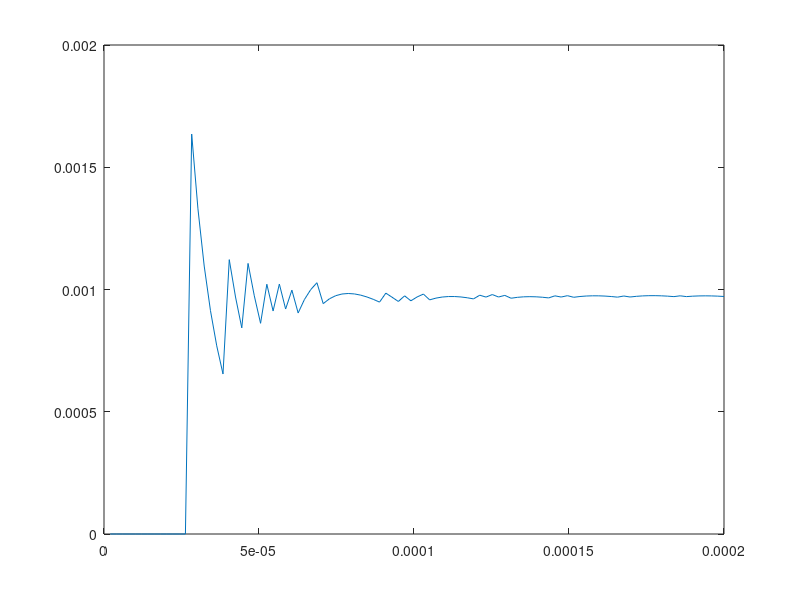
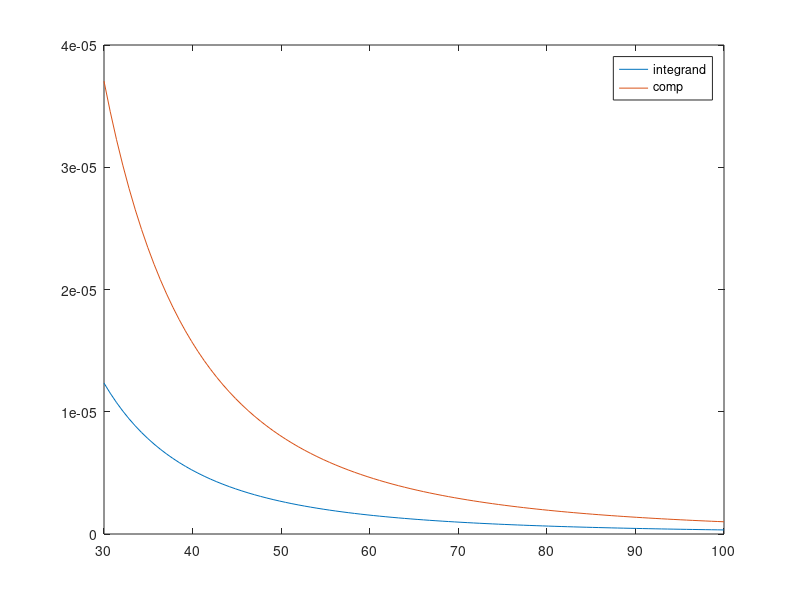

Source code (MATLAB) for these figures, in order: (Note: this script raises an error after producing the figures.)
clc; clear; close all; format long;
% Integral med förbehandling
% Goal: numeric approximation within 1e-9 tolerance.
integrand = @(x) (1 - exp(-(x./7).^3)) ./ (3.*x.^3);

% Ceriet Gabriel Olof
% Gustav Karlander

% Robin gunnarson
% Erik Gelfsgren

% Johan Liu
% Axel Ström

% Mats "David" Hapanees
% Anderw mc pheson

% Markkus Lindgren
% Anton yakubenko

% Cassandra Oscarson
% Lykke Throne-Holst

% a. Plot from x = 0 to x = 50
figure(1)
x_vector = linspace(0, 2*10^(-4)); figure(1);
plot(x_vector, integrand(x_vector))
figure(4)
x_vector = linspace(30, 100);
plot(x_vector, integrand(x_vector))
hold on % let's plot our comparison integrand
plot(x_vector, 1./ x_vector.^3); legend("integrand", "comp")
% Why does it fluctuate so much in the beginning?
% It should be smooth, the integrand is a composition of
% continuous functions. ... but it's almost a division by
% zeros in the very beginning. 
figure(2); image(imread('geogebra_fluctuations.png'))
figure(3); image(imread('geogebra_fluctuations_2.png'))
% It has to have to with machine error of some kind, right?
% Both geogebra and Matlab struggle to evaluate the integrand
% near the vertical asymptot at x = 0.
% Thought: Analytically you *should* be able to punch in
% something like x = 1e-6. That'd get you something like
% 1/ 1e-18. But that's below machine epsilon, around 2e-16
% also 1e+18 is hella large, but maybe Matlab can deal with
% that, I don't know. But the division should be problematic.
% So it defaults to setting the value to zero? And then
% it freaks out? ... I'll have to ask around.

% never mind, it becomes someting close to 0 / 0. Idk.
% you never now what smallest of things make all the
% difference. I can quantify the smallness: 1/375.
% Putting that value in the trapezoid rule is easiest,
% otherwise do an integral estimation. abs(Imax - Imin).
% Also focus on the bright side of life. Egao wo Dozo.
% b. Comparison integral is 1 / 3x^3. 
% E <= 1 / (6B^2).
% B = 1e+5 gives E <= 1/6e+10
% Don't be too greedy maybe, we're approaching eps.

% c. Set it equal to ... it looks alot (especially in Geogebra)
% like the fluctuations cancel out. And I have no clue what
% happens around abs(x) < .2*1e-4, but judging from the
% behavious in geogebra I'd maybe make the bold claim it's
% a straight line of y = 1. It's essentially 0 / 0.

B = 1e+5;
x_vector = linspace(0, B); figure(5);
plot(x_vector, integrand(x_vector))

% Solution to the fluctuation
% now, this might not be very mathematical, but especially in 
% Geogebra it looks like a fluctuating pattern which cancels
% out around the line y = 1*e-3. SO, let's take the integral from
% 1*e-4 to B and add (1e-4 * 1e-3 = 1e-7 later.) The error
% resulting from this is probably zero.

% d. Do I need to do more? Unfortunately yes. If I just take the
% integral from 1e-4 to B then that's a very inefficient way,
% since most of the shit is in the interval up to like 1e+4.
% So how about this:
% int = int(f, 1e-4, 1e+4) + int(f, 1e+4, B) + start_shit + end_shit
% The assumption here is that start_shit is 0, that'a claim I make.

% e. Actually compute the integral.
% start with the main shit.
max_points = 4e+8;
y_list = integrand(linspace(1e-4, 1e+4, max_points));
h1 = abs(1e-4 - 1e+4) / length(y_list);   % minumum step length
trapz_1 = e_07_trapz(y_list, h1, 1)

% now the small shit
y_list = integrand(linspace(1e+4, B, max_points));
h2 = abs(1e+4 - B) / length(y_list);   % minumum step length
trapz_2 = e_07_trapz(y_list, h2, 1)

value = trapz_1 + trapz_2 + (1e-3 * 1e-4) + 0


tail = @(x) 1 ./ (3.*x.^3);
y_list = integrand(linspace(1e-4, 1e+4));
y_list_2 = tail(linspace(1e+4, B));
y_list = [y_list; y_list_2];
n = length(y_list); h = abs(B - 1e-4)/ n;

% f. We have a value. How certain is it?
T_h = value
h1_2 = 2*h1; h2_2 = 2*h2;
T_h2 = trapz_generator(h1_2, B, max_points, 2) + trapz_generator_2(h2_2, B, max_points, 2) + (1e-3 * 1e-4) + 0
h1_4 = 4*h1; h2_4 = 4*h2;
T_h4 = trapz_generator(h1_4, B, max_points, 4) + trapz_generator_2(h2_4, B, max_points, 4) + (1e-3 * 1e-4) + 0
quotient = abs(T_h4 - T_h2) / abs(T_h2 - T_h)

function new_value_1 = trapz_generator(h, B, max_points)
integrand = @(x) (1 - exp(-(x./7).^3)) ./ (3.*x.^3);
y_list = integrand(linspace(1e-4, 1e+4, max_points));
new_value_1 = e_07_trapz(y_list, h);
end

function new_value_2 = trapz_generator_2(h, B, max_points)
integrand = @(x) (1 - exp(-(x./7).^3)) ./ (3.*x.^3);
y_list = integrand(linspace(1e+4, B, max_points));
new_value_2 = e_07_trapz(y_list, h);
end
